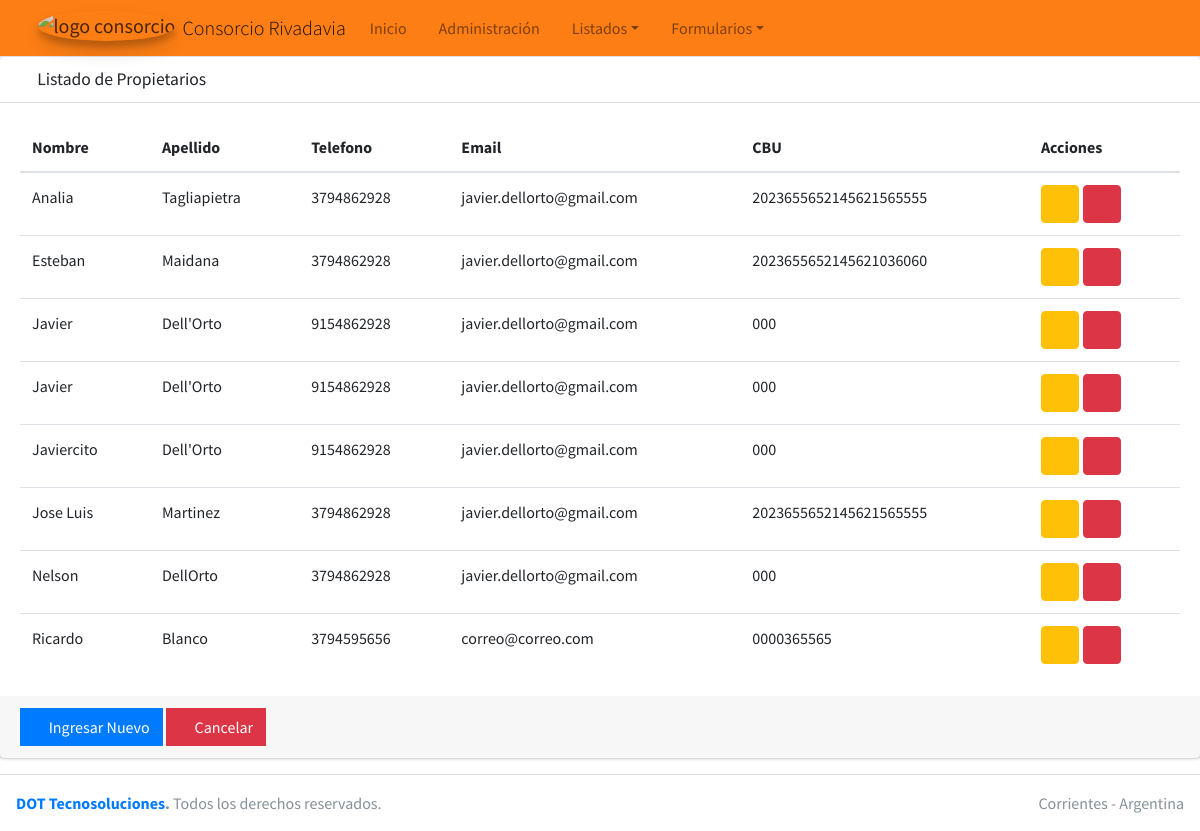
Screenshot of /consorcio/propietarios/ with the database file from the repository.
### casa/models.py (models this page shows, shortened)
class Propietario(models.Model):
    nombre = models.CharField(max_length=30)
    apellido = models.CharField(max_length=30, blank=True)
    telefono = models.CharField(max_length=10, blank=True, null=True)
    email = models.EmailField(blank=True, null=True)
    CBU = models.CharField(max_length=22, blank=True, null=True)
    creado = models.DateTimeField(auto_now_add=True)
    modificado = models.DateTimeField(auto_now=True)
    class Meta:
        ordering = ['nombre']
        verbose_name = 'Propietarios'
        verbose_name_plural = "Propietarios"

### casa/views.py (the view)
# urls.py: path('propietarios/', views.FormularioPropietarioView.listado_propietarios, name='propietarios'),
    def listado_propietarios(request):
        data = {
            'titulo': 'Listado de Propietarios',
            'propietarios': Propietario.objects.all()
        }
        return render(request, 'propietarios.html', data)

### casa/templates/propietarios.html
{% extends "list.html" %}
{% block columns %}
<tr>
  <th scope="col">Nombre</th>
  <th scope="col">Apellido</th>
  <th scope="col">Telefono</th>
  <th scope="col">Email</th>
  <th scope="col">CBU</th>
  <th scope="col">Acciones</th>
</tr>
{% endblock columns %}
{% block rows %}
{% for propietario in propietarios %}
<tr>
  <td>{{propietario.nombre}}</td>
  <td>{{propietario.apellido}}</td>
  <td>{{propietario.telefono}}</td>
  <td>{{propietario.email}}</td>
  <td>{{propietario.CBU}}</td>
  <td>
    <a href="{% url 'editarpropietario' propietario.id %}" class="btn btn-warning">
      <i class="fas fa-edit"></i>
    </a>
    <a href="#" class="btn btn-danger">
      <i class="fas fa-trash"></i>
    </a>
  </td>
</tr>
{% endfor %}
{% endblock rows %}

### rows the page displays
Propietario: nombre "Analia", apellido "Tagliapietra", telefono "3794862928", email "javier.dellorto@gmail.com", CBU "2023655652145621565555"
Propietario: nombre "Esteban", apellido "Maidana", telefono "3794862928", email "javier.dellorto@gmail.com", CBU "2023655652145621036060"
Propietario: nombre "Javier", apellido "Dell'Orto", telefono "9154862928", email "javier.dellorto@gmail.com", CBU "000"
Propietario: nombre "Javier", apellido "Dell'Orto", telefono "9154862928", email "javier.dellorto@gmail.com", CBU "000"
Propietario: nombre "Javiercito", apellido "Dell'Orto", telefono "9154862928", email "javier.dellorto@gmail.com", CBU "000"
Propietario: nombre "Jose Luis", apellido "Martinez", telefono "3794862928", email "javier.dellorto@gmail.com", CBU "2023655652145621565555"
Propietario: nombre "Nelson", apellido "DellOrto", telefono "3794862928", email "javier.dellorto@gmail.com", CBU "000"
Propietario: nombre "Ricardo", apellido "Blanco", telefono "3794595656", email "correo@correo.com", CBU "0000365565"

### other values shown
{{ titulo }} "Listado de Propietarios"
